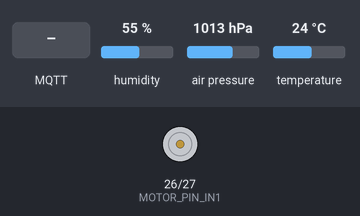
This program was run on a simulated ESP32. Parts: motor-driver pin pairs drawn as motors (green arrow = first pin HIGH = forward, orange = second pin HIGH = backward, longer = more drive, scaled by the enable pin). Inputs (shaded band) come from the test bench; at power-on: humidity 55 %, air pressure 1013 hPa, temperature 24 °C. WiFi joins after 1.5 s; servers stay silent unless stated; no MQTT or app messages arrive unless stated; what the program prints to the serial monitor is not drawn.

Above: at 3.2 s.
3.3 s: MQTT message "1" arrives on the second subscribed topic
6.5 s: MQTT message "1" arrives on the first subscribed topic
8.0 s: MQTT message "1" arrives on the third subscribed topic
At 8.3 s:
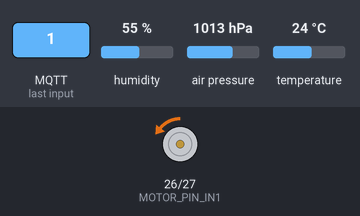
9.5 s: MQTT message "forward" arrives on the second subscribed topic
At 10.7 s:
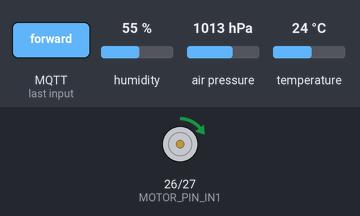
11.0 s: MQTT message "90" arrives on the third subscribed topic
At 11.8 s:
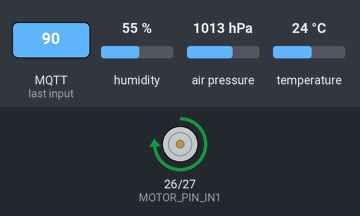
12.5 s: MQTT message "on" arrives on the second subscribed topic
At 13.0 s:
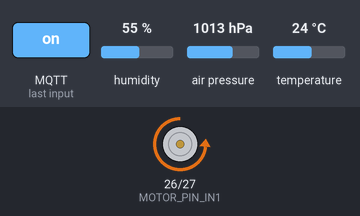
Timing chart, 0 to 15.0 s (numbered marks = the images above; inputs shaded):
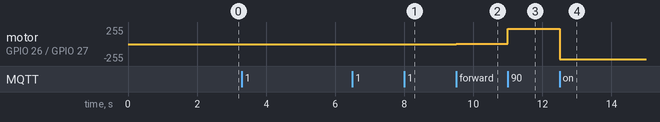

Measured:
- after the input at 6.5 s, every drawn part: stays the same
- after the input at 8.0 s, motor on GPIO 26 (MOTOR_PIN_IN1) / GPIO 27 (MOTOR_PIN_IN2): stopped → backward 2/255 at once
- after the input at 9.5 s, motor on GPIO 26 (MOTOR_PIN_IN1) / GPIO 27 (MOTOR_PIN_IN2): backward 2/255 → forward 2/255 at once
- after the input at 11.0 s, motor on GPIO 26 (MOTOR_PIN_IN1) / GPIO 27 (MOTOR_PIN_IN2): forward 2/255 → forward 228/255 at once
- after the input at 12.5 s, motor on GPIO 26 (MOTOR_PIN_IN1) / GPIO 27 (MOTOR_PIN_IN2): forward 228/255 → backward 228/255 at once

The program:

main.cpp
```cpp
#include <Arduino.h>
#include <WiFi.h>
#include <Wire.h>
#include "config.h"
#include "BME280Sensor.h"
#include "MotorController.h"
#include "MqttInterlockClient.h"

BME280Sensor bme280;
MotorController motor;
MqttInterlockClient mqttClient;

void publishSensorReadings() {
  char buf[16];

  dtostrf(bme280.getTemperature(), 0, 2, buf);
  mqttClient.publish(TOPIC_SENSOR_TEMPERATURE, buf);

  dtostrf(bme280.getHumidity(), 0, 2, buf);
  mqttClient.publish(TOPIC_SENSOR_HUMIDITY, buf);

  dtostrf(bme280.getPressure(), 0, 2, buf);
  mqttClient.publish(TOPIC_SENSOR_PRESSURE, buf);
}

void publishMotorStatus() {
  mqttClient.publish(TOPIC_MOTOR_STATUS_STATE, motor.isRunning() ? "1" : "0");
  mqttClient.publish(TOPIC_MOTOR_STATUS_DIRECTION, motor.isForward() ? "forward" : "reverse");

  char buf[8];
  itoa(motor.getSpeedPercent(), buf, 10);
  mqttClient.publish(TOPIC_MOTOR_STATUS_SPEED, buf);
}

void handleIncomingCommands() {
  String value;

  if (mqttClient.getNewStateCommand(value)) {
    if (value == "1") {
      motor.start();
    } else {
      motor.stop();
    }
  }

  if (mqttClient.getNewDirectionCommand(value)) {
    motor.setForward(value == "forward");
  }

  if (mqttClient.getNewSpeedCommand(value)) {
    motor.setSpeedPercent(value.toInt());
  }
}

void setup() {
  Serial.begin(115200);
  delay(500);

  Wire.begin();
  bool bmeOk = bme280.begin();
  if (bmeOk) {
    Serial.println("Initialized BME280");
  } else {
    Serial.println("BME280 failed to initialize");
  }

  motor.begin();

  mqttClient.begin();
  mqttClient.subscribe(TOPIC_MOTOR_COMMAND_STATE, CommandSlot::STATE);
  mqttClient.subscribe(TOPIC_MOTOR_COMMAND_DIRECTION, CommandSlot::DIRECTION);
  mqttClient.subscribe(TOPIC_MOTOR_COMMAND_SPEED, CommandSlot::SPEED);
}

void loop() {
  mqttClient.loop();

  if (!mqttClient.isConnected()) {
    motor.stop();
  }

  if (mqttClient.consumeReconnectFlag()) {
    publishMotorStatus();
  }

  handleIncomingCommands();

  static unsigned long lastSensorRead = 0;
  if (millis() - lastSensorRead > SENSOR_READ_INTERVAL_MS) {
    lastSensorRead = millis();
    bme280.readNow();

    if (bme280.isDataValid()) {
      publishSensorReadings();
    } else {
      Serial.println("Readings are invalid");
    }
  }

  static unsigned long lastStatusPublish = 0;
  if (millis() - lastStatusPublish > MOTOR_STATUS_PUBLISH_INTERVAL_MS) {
    lastStatusPublish = millis();
    publishMotorStatus();
  }
}
```

BME280Sensor.h
```cpp
#ifndef BME280_SENSOR_H
#define BME280_SENSOR_H

#include <Arduino.h>
#include <Adafruit_Sensor.h>
#include <Adafruit_BME280.h>

class BME280Sensor {
public:
  explicit BME280Sensor(uint8_t address = 0x76) : _address(address) {}

  bool begin();
  void readNow();

  float getTemperature() const;
  float getHumidity() const;
  float getPressure() const;

  bool isDataValid() const;

private:
  Adafruit_BME280 _bme;
  uint8_t _address;

  float _temperature;
  float _humidity;
  float _pressure;

  bool _lastReadSuccess;
  bool _sensorInitSuccess;
  unsigned long _lastReadMs;
};

#endif
```

MotorController.h
```cpp
#ifndef MOTOR_CONTROLLER_H
#define MOTOR_CONTROLLER_H

#include <Arduino.h>

class MotorController {
public:
  void begin();

  void start();
  void stop();

  void setForward(bool forward);
  void setSpeedPercent(int percent);

  bool isRunning() const;
  bool isForward() const;
  uint8_t getSpeedPercent() const;

private:
  bool _running = false;
  bool _forward = true;
  uint8_t _speedPercent = 0;

  void applyOutputs();
};

#endif
```

MqttInterlockClient.h
```cpp
#ifndef MQTT_INTERLOCK_CLIENT_H
#define MQTT_INTERLOCK_CLIENT_H

#include <Arduino.h>
#include <WiFi.h>
#include <PubSubClient.h>

enum class CommandSlot {
  STATE,
  DIRECTION,
  SPEED
};

class MqttInterlockClient {
public:
  MqttInterlockClient();

  void begin();
  void loop();

  void publish(const char* topic, const char* payload);
  void subscribe(const char* topic, CommandSlot slot);

  bool isConnected();

  bool getNewStateCommand(String &outValue);
  bool getNewDirectionCommand(String &outValue);
  bool getNewSpeedCommand(String &outValue);

  bool consumeReconnectFlag();

private:
  struct CommandInbox {
    String value;
    bool hasNew = false;
  };

  struct TopicRoute {
    String topic;
    CommandSlot slot;
  };

  static const uint8_t MAX_ROUTES = 8;

  WiFiClient _wifiClient;
  PubSubClient _mqttClient;

  TopicRoute _routes[MAX_ROUTES];
  uint8_t _routeCount = 0;

  CommandInbox _stateInbox;
  CommandInbox _directionInbox;
  CommandInbox _speedInbox;

  bool _reconnectFlag = false;
  unsigned long _lastReconnectAttempt = 0;

  void connectWiFi();
  void connectBroker();
  void resubscribeAll();

  void handleMessage(char* topic, uint8_t* payload, unsigned int length);
  static void staticCallback(char* topic, uint8_t* payload, unsigned int length);
  static MqttInterlockClient* _instance;
};

#endif
```

BME280Sensor.cpp
```cpp
#include "BME280Sensor.h"
#include "config.h"

bool BME280Sensor::begin() {
  bool ok = _bme.begin(_address);
  _sensorInitSuccess = ok;
  return _sensorInitSuccess;
}

void BME280Sensor::readNow() {
  if (!_sensorInitSuccess) {
    return;
  }

  float t = _bme.readTemperature();
  float h = _bme.readHumidity();
  float p = _bme.readPressure() / 100.0F;

  if (isnan(t) || isnan(h) || isnan(p)) {
    _lastReadSuccess = false;
    return;
  }

  _temperature = t;
  _humidity    = h;
  _pressure    = p;
  _lastReadSuccess = true;
  _lastReadMs = millis();
}

float BME280Sensor::getTemperature() const {
  return _temperature;
}

float BME280Sensor::getHumidity() const {
  return _humidity;
}

float BME280Sensor::getPressure() const {
  return _pressure;
}

bool BME280Sensor::isDataValid() const {
  bool freshEnough = (millis() - _lastReadMs) < SENSOR_STALE_MS;
  return _sensorInitSuccess && _lastReadSuccess && freshEnough;
}
```

MotorController.cpp
```cpp
#include "MotorController.h"
#include "config.h"

void MotorController::begin() {
  pinMode(MOTOR_PIN_IN1, OUTPUT);
  pinMode(MOTOR_PIN_IN2, OUTPUT);

  ledcSetup(MOTOR_PWM_CHANNEL, MOTOR_PWM_FREQ_HZ, MOTOR_PWM_RESOLUTION_BITS);
  ledcAttachPin(MOTOR_PIN_PWM, MOTOR_PWM_CHANNEL);

  applyOutputs();
}

void MotorController::start() {
  _running = true;
  applyOutputs();
}

void MotorController::stop() {
  _running = false;
  applyOutputs();
}

void MotorController::setForward(bool forward) {
  _forward = forward;
  applyOutputs();
}

void MotorController::setSpeedPercent(int percent) {
  if (percent < 0) {
    percent = 0;
  } else if (percent > 100) {
    percent = 100;
  }
  _speedPercent = (uint8_t)percent;
  applyOutputs();
}

bool MotorController::isRunning() const {
  return _running;
}

bool MotorController::isForward() const {
  return _forward;
}

uint8_t MotorController::getSpeedPercent() const {
  return _speedPercent;
}

void MotorController::applyOutputs() {
  digitalWrite(MOTOR_PIN_IN1, _forward ? HIGH : LOW);
  digitalWrite(MOTOR_PIN_IN2, _forward ? LOW : HIGH);

  uint32_t maxDuty = (1 << MOTOR_PWM_RESOLUTION_BITS) - 1;
  uint32_t duty = _running ? (maxDuty * _speedPercent) / 100 : 0;
  ledcWrite(MOTOR_PWM_CHANNEL, duty);
}
```

MqttInterlockClient.cpp
```cpp
#include "MqttInterlockClient.h"
#include "config.h"

MqttInterlockClient* MqttInterlockClient::_instance = nullptr;

MqttInterlockClient::MqttInterlockClient()
  : _mqttClient(_wifiClient) {}

void MqttInterlockClient::begin() {
  _instance = this;

  connectWiFi();

  _mqttClient.setServer(MQTT_BROKER, MQTT_PORT);
  _mqttClient.setCallback(MqttInterlockClient::staticCallback);
}

void MqttInterlockClient::loop() {
  if (WiFi.status() != WL_CONNECTED) {
    connectWiFi();
  }
  if (!_mqttClient.connected()) {
    connectBroker();
  }
  _mqttClient.loop();
}

void MqttInterlockClient::publish(const char* topic, const char* payload) {
  if (!_mqttClient.connected()) {
    return;
  }
  _mqttClient.publish(topic, payload);
}

void MqttInterlockClient::subscribe(const char* topic, CommandSlot slot) {
  if (_routeCount < MAX_ROUTES) {
    _routes[_routeCount].topic = topic;
    _routes[_routeCount].slot = slot;
    _routeCount++;
  }

  if (_mqttClient.connected()) {
    _mqttClient.subscribe(topic);
  }
}

bool MqttInterlockClient::isConnected() {
  return _mqttClient.connected();
}

bool MqttInterlockClient::getNewStateCommand(String &outValue) {
  if (!_stateInbox.hasNew) {
    return false;
  }
  outValue = _stateInbox.value;
  _stateInbox.hasNew = false;
  return true;
}

bool MqttInterlockClient::getNewDirectionCommand(String &outValue) {
  if (!_directionInbox.hasNew) {
    return false;
  }
  outValue = _directionInbox.value;
  _directionInbox.hasNew = false;
  return true;
}

bool MqttInterlockClient::getNewSpeedCommand(String &outValue) {
  if (!_speedInbox.hasNew) {
    return false;
  }
  outValue = _speedInbox.value;
  _speedInbox.hasNew = false;
  return true;
}

bool MqttInterlockClient::consumeReconnectFlag() {
  if (!_reconnectFlag) {
    return false;
  }
  _reconnectFlag = false;
  return true;
}

void MqttInterlockClient::connectWiFi() {
  if (WiFi.status() == WL_CONNECTED) {
    return;
  }

  Serial.print("Connecting to WiFi");
  WiFi.mode(WIFI_STA);
  WiFi.begin(WIFI_SSID, WIFI_PASSWORD);

  unsigned long start = millis();
  while (WiFi.status() != WL_CONNECTED && millis() - start < 15000) {
    delay(300);
    Serial.print(".");
  }
  Serial.println();

  if (WiFi.status() == WL_CONNECTED) {
    Serial.print("WiFi connected, IP: ");
    Serial.println(WiFi.localIP());
  } else {
    Serial.println("WiFi connection failed, will retry.");
  }
}

void MqttInterlockClient::connectBroker() {
  if (_mqttClient.connected()) {
    return;
  }
  if (millis() - _lastReconnectAttempt < MQTT_RECONNECT_MS) {
    return;
  }
  _lastReconnectAttempt = millis();

  String clientId = String(MQTT_CLIENT_ID_PREFIX) + String((uint32_t)ESP.getEfuseMac(), HEX);

  Serial.print("Connecting to MQTT broker ");
  Serial.print(MQTT_BROKER);
  Serial.print(" ...");

  bool connected;
  if (strlen(MQTT_USERNAME) > 0) {
    connected = _mqttClient.connect(clientId.c_str(), MQTT_USERNAME, MQTT_PASSWORD);
  } else {
    connected = _mqttClient.connect(clientId.c_str());
  }

  if (connected) {
    Serial.println(" connected.");
    resubscribeAll();
    _reconnectFlag = true;
  } else {
    Serial.print(" failed, rc=");
    Serial.println(_mqttClient.state());
  }
}

void MqttInterlockClient::resubscribeAll() {
  for (uint8_t i = 0; i < _routeCount; i++) {
    _mqttClient.subscribe(_routes[i].topic.c_str());
    Serial.print("Subscribed to: ");
    Serial.println(_routes[i].topic);
  }
}

void MqttInterlockClient::handleMessage(char* topic, uint8_t* payload, unsigned int length) {
  Serial.print("[recv] topic=");
  Serial.print(topic);
  Serial.print(" len=");
  Serial.print(length);
  Serial.print(" payload=");
  for (unsigned int i = 0; i < length; i++) {
    Serial.print((char)payload[i]);
  }
  Serial.println();

  String value;
  for (unsigned int i = 0; i < length; i++) {
    value += (char)payload[i];
  }

  for (uint8_t i = 0; i < _routeCount; i++) {
    if (_routes[i].topic == topic) {
      switch (_routes[i].slot) {
        case CommandSlot::STATE:
          _stateInbox.value = value;
          _stateInbox.hasNew = true;
          break;
        case CommandSlot::DIRECTION:
          _directionInbox.value = value;
          _directionInbox.hasNew = true;
          break;
        case CommandSlot::SPEED:
          _speedInbox.value = value;
          _speedInbox.hasNew = true;
          break;
      }
      return;
    }
  }
}

void MqttInterlockClient::staticCallback(char* topic, uint8_t* payload, unsigned int length) {
  if (_instance != nullptr) {
    _instance->handleMessage(topic, payload, length);
  }
}
```

config.h
```cpp
#ifndef CONFIG_H
#define CONFIG_H

#define WIFI_SSID       "Dana"
#define WIFI_PASSWORD   "password"

#define MQTT_BROKER          "192.168.1.33"
#define MQTT_PORT            1883
#define MQTT_USERNAME        "dana"
#define MQTT_PASSWORD        "eng008"
#define MQTT_CLIENT_ID_PREFIX "esp32-task27-"
#define MQTT_RECONNECT_MS    5000

#define TOPIC_SENSOR_TEMPERATURE   "sensor/bme280/temperature"
#define TOPIC_SENSOR_HUMIDITY      "sensor/bme280/humidity"
#define TOPIC_SENSOR_PRESSURE      "sensor/bme280/pressure"

#define TOPIC_MOTOR_STATUS_STATE      "motor/status/state"
#define TOPIC_MOTOR_STATUS_DIRECTION  "motor/status/direction"
#define TOPIC_MOTOR_STATUS_SPEED      "motor/status/speed"

#define TOPIC_MOTOR_COMMAND_STATE      "motor/command/state"
#define TOPIC_MOTOR_COMMAND_DIRECTION  "motor/command/direction"
#define TOPIC_MOTOR_COMMAND_SPEED      "motor/command/speed"

#define SENSOR_READ_INTERVAL_MS   2500
#define SENSOR_STALE_MS           10000

#define MOTOR_STATUS_PUBLISH_INTERVAL_MS 1000

#define MOTOR_PIN_IN1   26
#define MOTOR_PIN_IN2   27
#define MOTOR_PIN_PWM   25
#define MOTOR_PWM_CHANNEL         0
#define MOTOR_PWM_FREQ_HZ         20000
#define MOTOR_PWM_RESOLUTION_BITS 8

#endif
```
